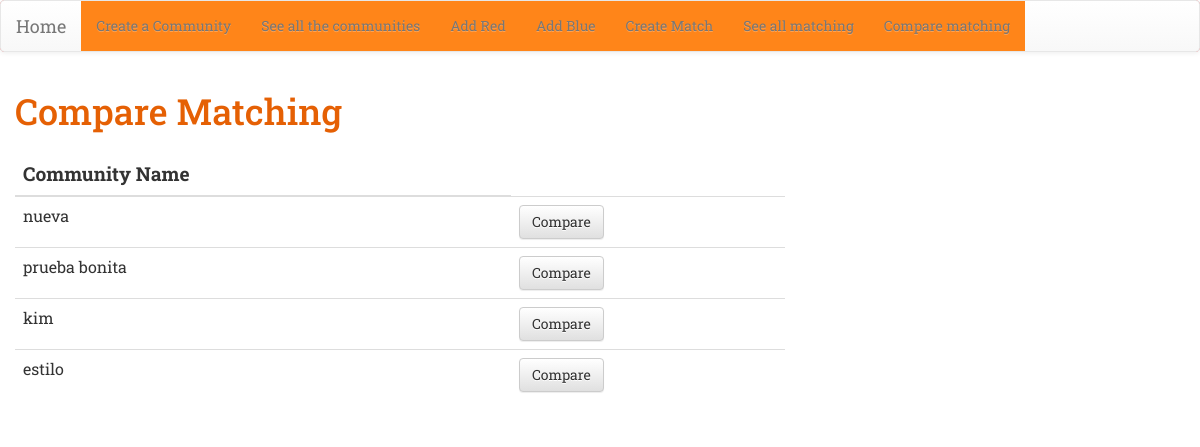
The app's page /matching_compare/, older data.
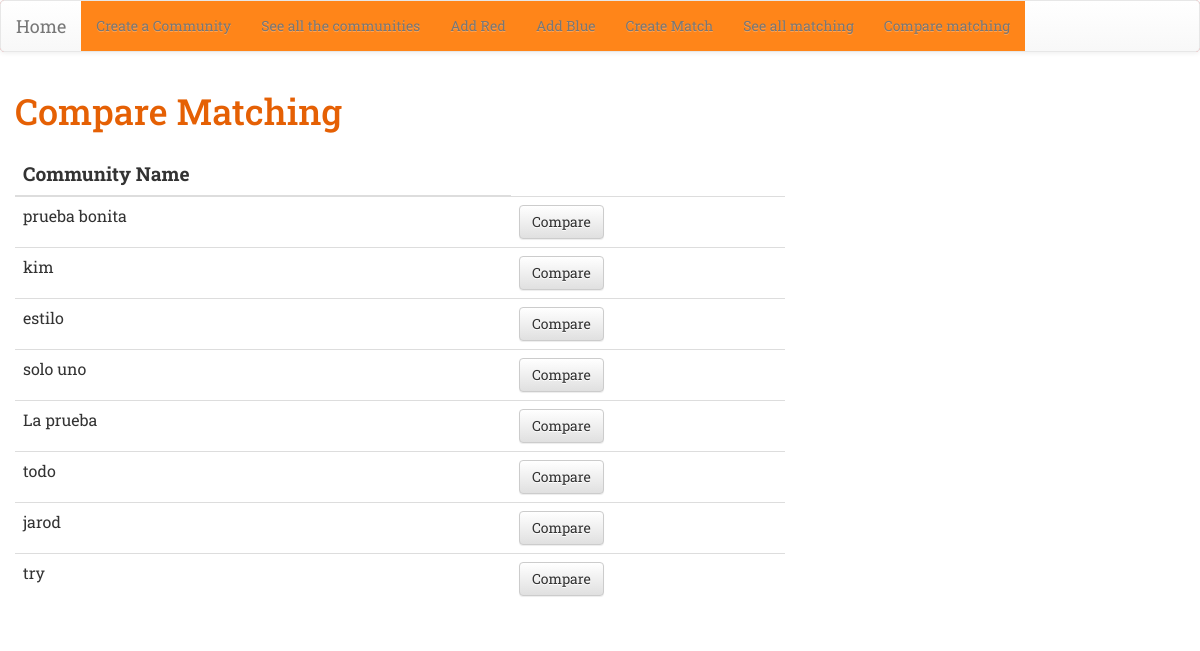
The same page, newer data.
### match/models.py (models this page shows, shortened)
class Community(models.Model):
    name = models.CharField(max_length=20, unique = True)
    number_couples = models.PositiveIntegerField()

### match/views.py (the view)
# urls.py: path('matching_compare/', views.matching_compare, name= 'matching_compare'),
def matching_compare(request):
    communities = Community.objects.all()
    return render(request, 'match/matching_compare.html', {'communities': communities})

### match/templates/match/matching_compare.html
{% extends 'match/base.html' %}
{% block content %}
<div class="row" >
  <div class="col-md-8 ">
    <h1>Compare Matching</h1>
    <div class='table-container'>
      <table class="table table-hover">
        <thead>
          <tr>
            <th class ="col-title" scope="col">Community Name</th>
          </tr>
        </thead>
        <tbody>
          {% for community in communities %}
          <tr>
            <td>{{ community.name }}</td>
            <td><a class="btn btn-default" href="{% url 'make_graphs' community.pk%}" ><span> Compare </span></a></td>
          </tr>
          {% endfor %}
        </tbody>
      </table>
    </div>
  </div>
</div>
{% endblock %}

Row changes from the older to the newer data that the page shows:
removed Community: name "nueva"
added Community: name "solo uno"
added Community: name "La prueba"
added Community: name "todo"
added Community: name "jarod"
added Community: name "try"
